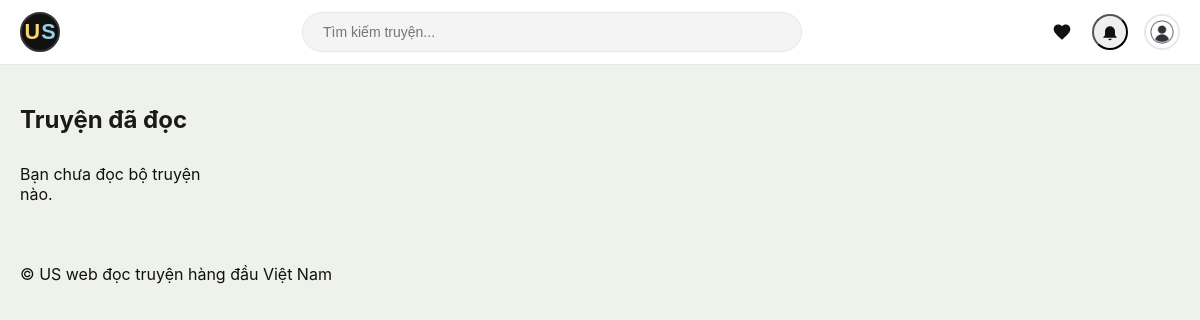
Page /lich-su-doc/ (signed in) on the earlier database version.
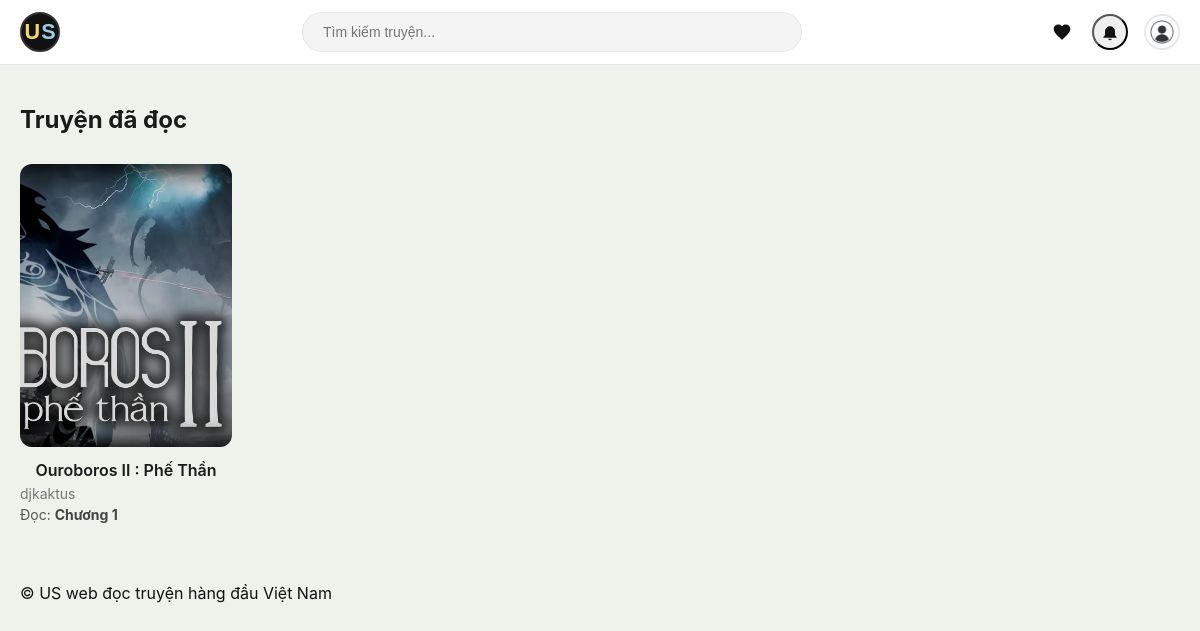
Same page on the later database version.
### doctruyen/models.py (models this page shows, shortened)
class LichSuDoc(models.Model):
    user = models.ForeignKey(settings.AUTH_USER_MODEL, on_delete=models.CASCADE)
    truyen = models.ForeignKey(Truyen, on_delete=models.CASCADE)
    chuong_vua_doc = models.ForeignKey(Chuong, on_delete=models.CASCADE)
    ngay_cap_nhat = models.DateTimeField(auto_now=True)
    class Meta:
        unique_together = ("user", "truyen")
        ordering = ["-ngay_cap_nhat"]

class Truyen(models.Model):
    STATUS_CHOICES = [
        ('dang_ra', 'Đang ra'),
        ('hoan_thanh', 'Hoàn thành'),
        ('tam_ngung', 'Tạm ngưng'),
    ]
    ten = models.CharField(max_length=200)
    tac_gia = models.CharField(max_length=100)
    mo_ta = models.TextField(blank=True)
    anh = models.ImageField(upload_to="truyen/", blank=True, null=True)
    slug = models.SlugField(max_length=200, unique=True, blank=True)
    ngay_dang = models.DateField(auto_now_add=True)
    trang_thai = models.CharField(max_length=20, choices=STATUS_CHOICES, default='dang_ra')
    genres = models.ManyToManyField(Genre, blank=True, related_name="truyens")
    author = models.ForeignKey(
        settings.AUTH_USER_MODEL,
        on_delete=models.CASCADE,
        related_name="truyen_da_dang"
    )
    editors = models.ManyToManyField(
        settings.AUTH_USER_MODEL,
        blank=True,
        related_name="truyen_duoc_uy_quyen"
    )
    class Meta:
        ordering = ["-ngay_dang"]

class Chuong(models.Model):
    volume = models.ForeignKey(
        Volume,
        on_delete=models.CASCADE,
        related_name="chuongs",
        null=True
    )
    so_chuong = models.PositiveIntegerField()
    ten = models.CharField(max_length=200)
    noi_dung = models.TextField()
    ngay_dang = models.DateTimeField(auto_now_add=True)
    slug = models.SlugField(max_length=250, blank=True)
    class Meta:
        ordering = ["so_chuong"]
        unique_together = ("volume", "slug")

### doctruyen/views.py (the view)
# urls.py: path('lich-su-doc/', views.lich_su_view, name='lich-su-doc'),
@login_required
def lich_su_view(request):
    ds_lich_su = LichSuDoc.objects.filter(user=request.user).select_related('truyen', 'chuong_vua_doc')
    return render(request, 'doctruyen/history.html', {'ds_lich_su': ds_lich_su})

### doctruyen/templates/doctruyen/history.html
{% extends 'base.html' %}
{% load static %}
{% block extra_css %}
<link rel="stylesheet" href="{% static 'css/history.css' %}">
{% endblock %}
{% block content %}
<div class="history-container container-layout">
    <h1 class="page-title">Truyện đã đọc</h1>
    <div class="history-grid">
        {% for item in ds_lich_su %}
            <div class="history-card">
                <a href="{% url 'truyen-detail' item.truyen.slug %}" class="cover-link">
                    <img src="{% if item.truyen.anh %}{{ item.truyen.anh.url }}{% else %}{% static 'img/default.jpg' %}{% endif %}" alt="{{ item.truyen.ten }}">
                </a>
                <div class="history-info">
                    <h3 class="story-title">
                        <a href="{% url 'truyen-detail' item.truyen.slug %}">{{ item.truyen.ten }}</a>
                    </h3>
                    <span class="author-name">{{ item.truyen.tac_gia }}</span>
                    <p class="current-chapter">
                        Đọc: <b>Chương {{ item.chuong_vua_doc.so_chuong }}</b>
                    </p>
                </div>
            </div>
        {% empty %}
            <div class="empty-history">Bạn chưa đọc bộ truyện nào.</div>
        {% endfor %}
    </div>
</div>
{% endblock %}

Differences in the rows shown:
added LichSuDoc: truyen.anh (picture), truyen.ten "Ouroboros II : Phế Thần", truyen.tac_gia "djkaktus", chuong_vua_doc.so_chuong "1"
Other differences:
text no longer shown: "Bạn chưa đọc bộ truyện nào."
